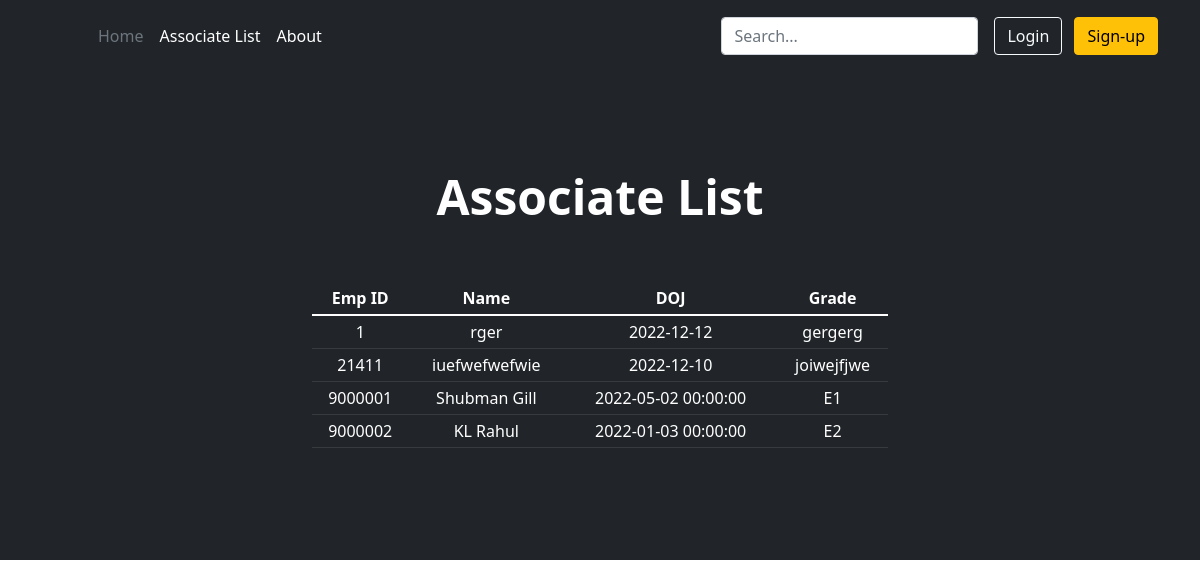
/associate_list/, run on the app's committed database.
### main_app/models.py (models this page shows, shortened)
class Associate(models.Model):
    yash_emp_id = models.CharField(max_length=250)
    emp_name = models.CharField(max_length=250)
    grade = models.CharField(max_length=250)
    date_of_joining = models.CharField(max_length=250)
    base_location = models.CharField(max_length=250)
    current_location = models.CharField(max_length=250)
    experience = models.CharField(max_length=250)
    experience_range = models.CharField(max_length=250)
    skill_cluster = models.CharField(max_length=250)
    general_communication = models.CharField(max_length=250)
    attitude = models.CharField(max_length=250)
    core_java = models.CharField(max_length=250)
    advance_java = models.CharField(max_length=250)
    servlet_and_jsp = models.CharField(max_length=250)
    spring_framework = models.CharField(max_length=250)
    spring_mvc = models.CharField(max_length=250)
    spring_security = models.CharField(max_length=250)
    spring_boot = models.CharField(max_length=250)
    struts = models.CharField(max_length=250)
    web_services_rest_api = models.CharField(max_length=250)
    web_services_soap = models.CharField(max_length=250)
    frontend_html_css_javascript = models.CharField(max_length=250)
    frontend_angular = models.CharField(max_length=250)
    frontend_react = models.CharField(max_length=250)
    relational_database = models.CharField(max_length=250)
    non_relational_database = models.CharField(max_length=250)
    orm_jpa_hibernate = models.CharField(max_length=250)
    cloud_tech = models.CharField(max_length=250)
    devops = models.CharField(max_length=250)
    agile = models.CharField(max_length=250)
    location_constraint = models.CharField(max_length=250)
    overall_feedback = models.CharField(max_length=250)
    comments = models.CharField(max_length=250)

### main_app/views.py (the view)
# urls.py: path('associate_list/', views.associate_list, name='associate_list'),
def associate_list(request):
    associates = Associate.objects.all()
    context = {
        'associates': associates,
    }
    return render(request, "associate_list.html", context)

### main_app/templates/associate_list.html (shortened to what this page needs)
{% extends 'base.html' %}
{% block content %}
{% load crispy_forms_tags %}
<div class="bg-dark text-secondary px-4 py-5 text-center">
    <div class="py-5">
      <h1 class="display-5 fw-bold text-white">Associate List</h1>
      <br>
      <br>
      <div class="col-lg-6 mx-auto">
        <table class="table table-dark table-sm">
          <thead>
            <tr>
              <th scope="col">Emp ID</th>
              <th scope="col">Name</th>
              <th scope="col">DOJ</th>
              <th scope="col">Grade</th>
            </tr>
          </thead>
          <tbody>
          {% for associate in associates %}
            <tr>
              <td>{{associate.yash_emp_id}}</td>
              <td>{{associate.emp_name}}</td>
              <td>{{associate.date_of_joining}}</td>
              <td>{{associate.grade}}</th>
            </tr>
          {% empty %}
            <li>No Associates added yet.</li>
          {% endfor %}
          </tbody>
        </table>
      </div>
    </div>
  </div>
{% endblock %}

### templates/base.html (shortened to what this page needs)
<!doctype html>
<html lang="en">
  <head>
    <link href="https://cdn.jsdelivr.net/npm/bootstrap@5.1.3/dist/css/bootstrap.min.css" rel="stylesheet">
  </head>
  <body>
  <header class="p-3 bg-dark text-white">
    <div class="container">
      <div class="d-flex flex-wrap align-items-center justify-content-center justify-content-lg-start">
        <a href="/" class="d-flex align-items-center mb-2 mb-lg-0 text-white text-decoration-none">
          <svg class="bi me-2" width="40" height="32" role="img" aria-label="Bootstrap"><use xlink:href="#bootstrap"></use></svg>
        </a>
        <ul class="nav col-12 col-lg-auto me-lg-auto mb-2 justify-content-center mb-md-0">
          <li><a href="/" class="nav-link px-2 text-secondary">Home</a></li>
          <li><a href="{% url 'associate_list' %}" class="nav-link px-2 text-white">Associate List</a></li>
          <li><a href="#" class="nav-link px-2 text-white">About</a></li>
        </ul>
        <form class="col-12 col-lg-auto mb-3 mb-lg-0 me-lg-3">
          <input type="search" class="form-control form-control-dark" placeholder="Search..." aria-label="Search">
        </form>
        <div class="text-end">
          <button type="button" class="btn btn-outline-light me-2">Login</button>
          <button type="button" class="btn btn-warning">Sign-up</button>
        </div>
      </div>
    </div>
  </header>
       {% block content %}
        {% endblock %}
  </body>
</html>

### data on the page
Associate: yash_emp_id "1", emp_name "rger", date_of_joining "2022-12-12", grade "gergerg"
Associate: yash_emp_id "21411", emp_name "iuefwefwefwie", date_of_joining "2022-12-10", grade "joiwejfjwe"
Associate: yash_emp_id "9000001", emp_name "Shubman Gill", date_of_joining "2022-05-02 00:00:00", grade "E1"
Associate: yash_emp_id "9000002", emp_name "KL Rahul", date_of_joining "2022-01-03 00:00:00", grade "E2"
